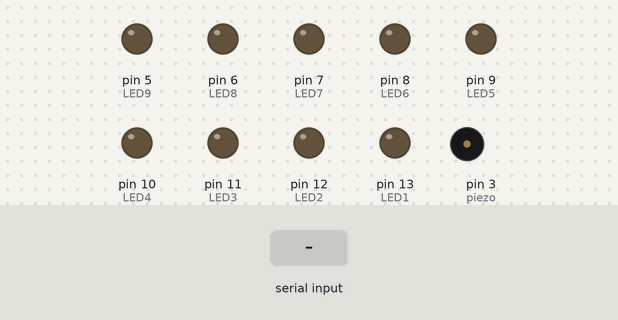
A sketch run on a simulated Arduino Uno, built with avr-gcc and run on an emulated ATmega328P. Shown: output pins drawn as LEDs (lit = HIGH), buzzer (waves = sounding). The test bench sets the inputs (shaded band).

Above: at 1.2 s.
1.3 s: byte 1 (1) received over Serial
At 2.1 s:
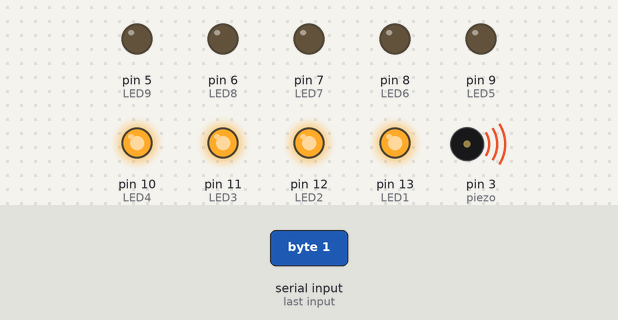
4.3 s: byte 0 (0) received over Serial
At 6.0 s:
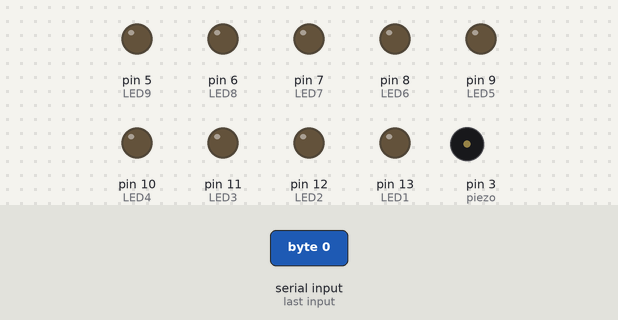
6.4 s: byte 2 (2) received over Serial
At 7.4 s:
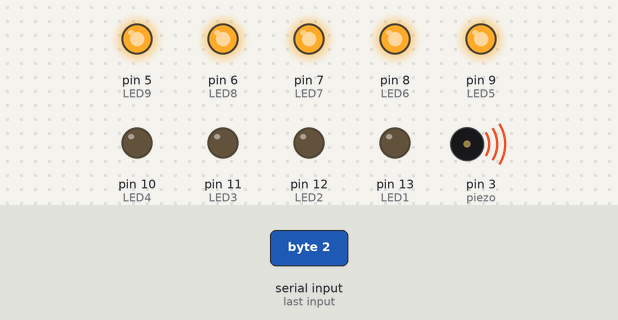
9.4 s: byte 3 (3) received over Serial
At 11.94 s:
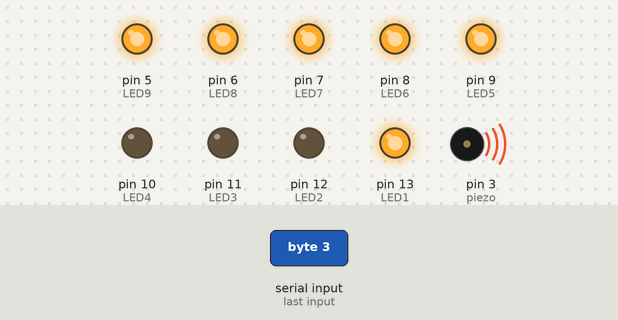
12.4 s: "1" received over Serial
At 15.0 s:
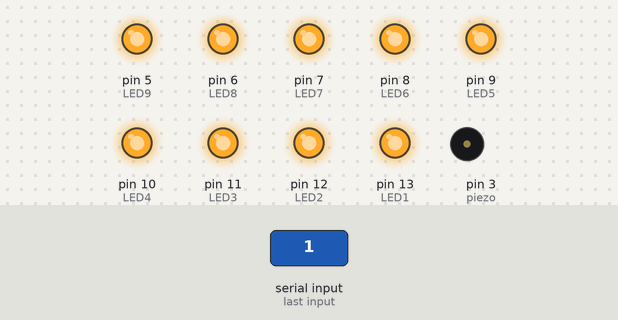
15.4 s: byte 3 (3) received over Serial
At 17.4 s:
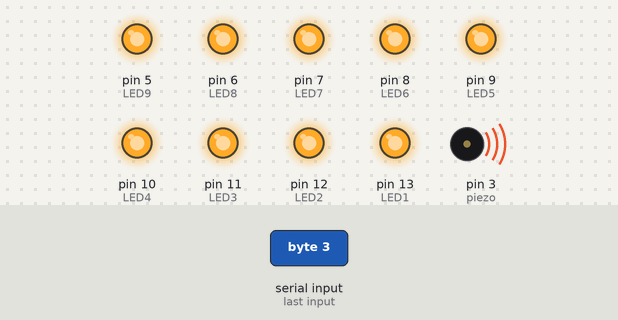
Timing chart, 0 to 19.4 s (numbered marks = the images above; inputs shaded):
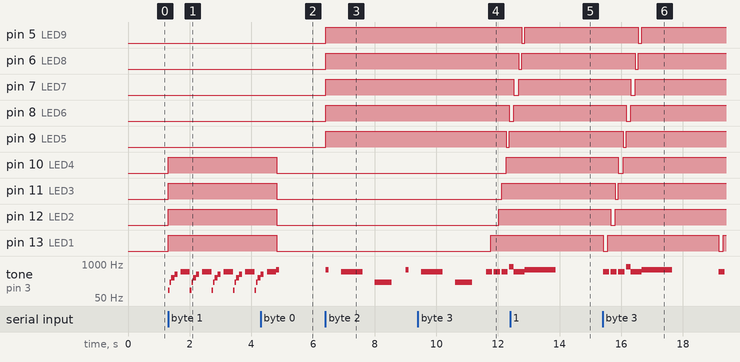

Measured:
- after the input at 1.3 s, pin 10 (LED4), pin 11 (LED3), pin 12 (LED2), pin 13 (LED1): LOW → HIGH at once; tone on pin 3 (piezo): silent → 100 Hz at once, then repeats every 0.70 s: 200 Hz 0.05 s, 300 Hz 0.10 s, 400 Hz 0.10 s, silent 0.10 s, 500 Hz 0.30 s, 100 Hz 0.05 s
- after the input at 4.3 s, pin 10 (LED4), pin 11 (LED3), pin 12 (LED2), pin 13 (LED1): HIGH → LOW after 0.52 s
- after the input at 6.4 s, pin 5 (LED9), pin 6 (LED8), pin 7 (LED7), pin 8 (LED6), pin 9 (LED5): LOW → HIGH at once; tone on pin 3 (piezo): plays 600 Hz for 0.10 s, 500 Hz for 0.70 s, 200 Hz for 0.55 s, 600 Hz for 0.10 s, starting at once
- after the input at 9.4 s, pin 8 (LED6): HIGH → LOW after 3.0 s; pin 9 (LED5): HIGH → LOW after 2.9 s, → HIGH 0.10 s later; pin 10 (LED4): LOW → HIGH after 2.9 s; pin 11 (LED3): LOW → HIGH after 2.7 s; pin 12 (LED2): LOW → HIGH after 2.6 s
- after the input at 12.4 s, pin 13 (LED1): stays HIGH (without the input it goes to LOW after 3.0 s)
- after the input at 15.4 s, pin 5 (LED9): HIGH → LOW after 1.2 s, → HIGH 0.10 s later; pin 6 (LED8): HIGH → LOW after 1.1 s, → HIGH 0.10 s later; pin 7 (LED7): HIGH → LOW after 0.91 s, → HIGH 0.15 s later; pin 8 (LED6): HIGH → LOW after 0.76 s, → HIGH 0.15 s later; pin 9 (LED5): HIGH → LOW after 0.66 s, → HIGH 0.10 s later

The sketch:

Final_VideoGameTrivia.ino
```cpp
byte val; // stores data received from serial port
const int LED1 = 13; // variable for which pin
const int LED2 = 12; // variable for which pin
const int LED3 = 11; // variable for which pin
const int LED4 = 10; // variable for which pin
const int LED5 = 9; // variable for which pin
const int LED6 = 8; // variable for which pin
const int LED7 = 7; // variable for which pin
const int LED8 = 6; // variable for which pin
const int LED9 = 5; // variable for which pin
const int piezo =3;


void setup() {
  pinMode(LED1, OUTPUT); // set pin as output
  pinMode(LED2, OUTPUT); // set pin as output
  pinMode(LED3, OUTPUT); // set pin as output
  pinMode(LED4, OUTPUT); // set pin as output
  pinMode(LED5, OUTPUT); // set pin as output
  pinMode(LED6, OUTPUT); // set pin as output
  pinMode(LED7, OUTPUT); // set pin as output
  pinMode(LED8, OUTPUT); // set pin as output
  pinMode(LED9, OUTPUT); // set pin as output


  pinMode(piezo, OUTPUT);
  Serial.begin(9600); // Start serial communication at 9600 bps

}

void loop() {
  if (Serial.available()) {
    val = Serial.read();
    delay(10);
  }
  if (val == 0) {
    digitalWrite(LED1, LOW);
    digitalWrite(LED2, LOW);
    digitalWrite(LED3, LOW);
    digitalWrite(LED4, LOW);
    digitalWrite(LED5, LOW);
    digitalWrite(LED6, LOW);
    digitalWrite(LED7, LOW);
    digitalWrite(LED8, LOW);
    digitalWrite(LED9, LOW);
  }
   if (val == 1) {
    digitalWrite(LED1, HIGH);
    digitalWrite(LED2, HIGH);
    digitalWrite(LED3, HIGH);
    digitalWrite(LED4, HIGH);
    digitalWrite(LED5, LOW);
    digitalWrite(LED6, LOW);
    digitalWrite(LED7, LOW);
    digitalWrite(LED8, LOW);
    digitalWrite(LED9, LOW);
correct();


  }
  if (val == 2) {
    digitalWrite(LED1, LOW);
    digitalWrite(LED2, LOW);
    digitalWrite(LED3, LOW);
    digitalWrite(LED4, LOW);
    digitalWrite(LED5, HIGH);
    digitalWrite(LED6, HIGH);
    digitalWrite(LED7, HIGH);
    digitalWrite(LED8, HIGH);
    digitalWrite(LED9, HIGH);
    incorrect();


  }
 if (val == 3) {
victory();
  }
if (val == 4) {


   digitalWrite(LED1, HIGH);
    digitalWrite(LED2, HIGH);
    digitalWrite(LED3, HIGH);
    digitalWrite(LED4, HIGH);
    digitalWrite(LED5, LOW);
    digitalWrite(LED6, LOW);
    digitalWrite(LED7, LOW);
    digitalWrite(LED8, LOW);
    digitalWrite(LED9, LOW);


}


}
//correct sound when you get answers correct
void correct()
{
tone(piezo,100,400);
delay(50);
tone(piezo,200,100);
delay(50);
tone(piezo,300,400);
delay(100);
tone(piezo,400,100);
delay(200);
tone(piezo,500,400);
delay(300);
tone(piezo,600,100);

}


//incorrect sound when you get answers incorrect
void incorrect()
{


tone(piezo,600,100);
delay(500);
tone(piezo,500,100);
delay(100);
tone(piezo,500,500);
delay(500);
tone(piezo,500,100);
delay(500);
tone(piezo,200,550);
delay(1000);

}
//victory sound when you win the game
void victory(){
tone(piezo,500,200);
digitalWrite(LED1, LOW);
delay(150);
digitalWrite(LED1, HIGH);
delay(100);
digitalWrite(LED1, LOW);
digitalWrite(LED1, HIGH);
tone(piezo,500,200);

digitalWrite(LED2, LOW);
delay(150);
digitalWrite(LED2, HIGH);
digitalWrite(LED2, LOW);
digitalWrite(LED2, HIGH);


digitalWrite(LED3, LOW);
delay(100);
digitalWrite(LED3, HIGH);
digitalWrite(LED3, LOW);
digitalWrite(LED3, HIGH);
tone(piezo,500,200);


digitalWrite(LED4, LOW);
delay(150);
digitalWrite(LED4, HIGH);
digitalWrite(LED4, LOW);
digitalWrite(LED4, HIGH);


digitalWrite(LED5, LOW);
delay(100);
digitalWrite(LED5, HIGH);
digitalWrite(LED5, LOW);
digitalWrite(LED5, HIGH);
tone(piezo,800,150);


digitalWrite(LED6, LOW);
delay(150);
digitalWrite(LED6, HIGH);
digitalWrite(LED6, LOW);
digitalWrite(LED6, HIGH);
tone(piezo,500,500);

digitalWrite(LED7, LOW);
delay(150);
digitalWrite(LED7, HIGH);
digitalWrite(LED7, LOW);
digitalWrite(LED7, HIGH);

digitalWrite(LED8, LOW);
delay(100);
digitalWrite(LED8, HIGH);
digitalWrite(LED8, LOW);
digitalWrite(LED8, HIGH);

digitalWrite(LED9, LOW);
delay(100);
digitalWrite(LED9, HIGH);
digitalWrite(LED9, LOW);
digitalWrite(LED9, HIGH);
tone(piezo,600,1000);
delay(2500);

}
```
